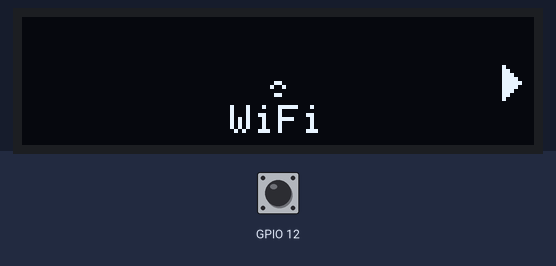
This sketch was run on a simulated ESP32. Shown: 128×32 one-colour display. Inputs (shaded band) come from the test bench; at power-on: GPIO 12 HIGH.

Above: at 1.2 s.
1.3 s: GPIO 12 pulled LOW for 0.15 s
At 2.2 s:
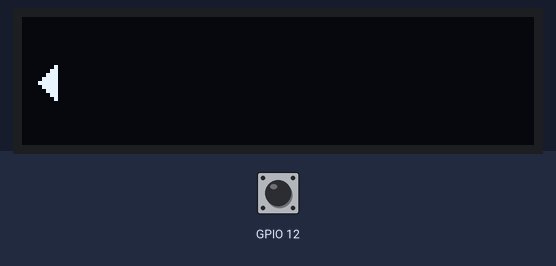
2.9 s: GPIO 12 pulled LOW for 1 s
At 4.2 s:
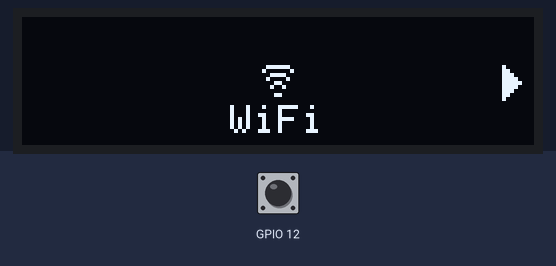
6.9 s: GPIO 12 pulled LOW for 3.2 s
At 7.2 s:
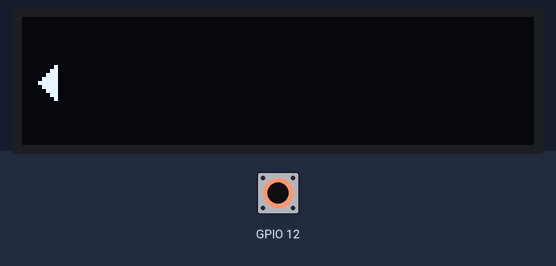
Timing chart, 0 to 9.9 s (numbered marks = the images above; inputs shaded):
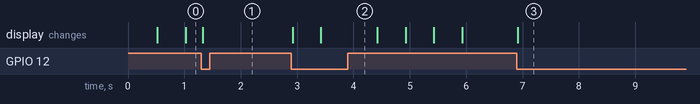

Measured:
- after the input at 1.3 s, the display: changes at once (image 1)
- after the input at 2.9 s, the display: first changes at once (image 2 shows a later state)
- after the input at 6.9 s, the display: changes at once (image 3)

The sketch:

reaghe.ino
```cpp
#include <SPI.h>
#include <Wire.h>
#include <Adafruit_GFX.h>
#include <Adafruit_SSD1306.h>
#define SCREEN_WIDTH 128
#define SCREEN_HEIGHT 32
int frameindex = 0;
String wifi_message = "WiFi";
bool interact_pressed = false;
int framedelayer = 500;
void rightbuttonhandler();
unsigned long rightpee = 0;
volatile int screenindex = 2;
unsigned long lastpee;
unsigned long lastrightbuttonclick = 0;
void interact_handler() {
  rightpee = millis();
  if (rightpee - lastpee >=200) {
    lastpee = rightpee;
    interact_pressed = true;
  }

}
unsigned long lastdelay = 0;
const unsigned char wifi_wifi [] PROGMEM = {
  0x7e, 0x81, 0x3c, 0x42, 0x18, 0x24, 0x00, 0x18
};
// 'wifi4', 8x8px
const unsigned char wifi_wifi4 [] PROGMEM = {
  0x00, 0x00, 0x00, 0x00, 0x00, 0x00, 0x00, 0x18
};
// 'wifi3', 8x8px
const unsigned char wifi_wifi3 [] PROGMEM = {
  0x00, 0x00, 0x00, 0x00, 0x18, 0x24, 0x00, 0x18
};
// 'wifi2', 8x8px
const unsigned char wifi_wifi2 [] PROGMEM = {
  0x00, 0x00, 0x3c, 0x42, 0x18, 0x24, 0x00, 0x18
};const unsigned char* frames[] = { wifi_wifi, wifi_wifi4, wifi_wifi3, wifi_wifi2};

Adafruit_SSD1306 display(SCREEN_WIDTH, SCREEN_HEIGHT, &Wire, -1);
void setup() {
  Wire.begin(2,15);
  display.begin(SSD1306_SWITCHCAPVCC, 0x3C);

  // put your setup code here, to run once:
    display.clearDisplay();
    pinMode(12, INPUT_PULLUP);
    attachInterrupt(digitalPinToInterrupt(12),rightbuttonhandler, FALLING);
    Serial.begin(9600);
    display.setTextSize(1);
    display.setTextColor(WHITE);
}

void loop() {
  if (screenindex > 1) {
    screenindex = 0;
  }

  switch(screenindex) {
    case 0:
      wifi_animation();
      draw_right_arrow();
      print_centered_message(SCREEN_HEIGHT/2 + 6, wifi_message);
      display.display();
      break;
    case 1:
      display.clearDisplay();
      draw_left_arrow();
      display.display();
      break;
    default:
      Serial.println("ERR: SCEEN INDEX GOT OUT OF RANGE");
      screenindex = 0;
  }
}
void wifi_animation() {
 if (millis() - lastdelay >= framedelayer) {
  lastdelay = millis();
  frameindex++;
  if (frameindex >= 4) {
    frameindex = 0;
  }
  show_wifi_frame(frameindex);
  if(frameindex == 0) {
    framedelayer = 1000;
  } else {
    framedelayer = 500;
  }
 }
}
unsigned long lasttime = 0;
void show_wifi_frame(int frame) {
  // this causes it to make the triangle have to be drawn again. probably better to just add display.clearDisplay() in the running code
  display.clearDisplay();
  display.drawBitmap(SCREEN_WIDTH/2 - 4 ,SCREEN_HEIGHT/2 - 4 ,frames[frame],8,8,1,0);
  //display.display();
}
void draw_left_arrow() {
  display.fillTriangle(8,20,8,12,4,16,WHITE);
}
void draw_right_arrow() {
  display.fillTriangle(120,20,120,12,124,16,WHITE);
}
void rightbuttonhandler() {
  unsigned long rightnow = millis();
  if (rightnow - lastrightbuttonclick >= 300) {
    lastrightbuttonclick = rightnow;
    screenindex += 1;
  }
}
void print_centered_message(int y, String message) {
  int centeredx = (SCREEN_WIDTH - message.length() * 6) /2;
  display.setCursor(centeredx, y);
  display.print(message);
}
```
